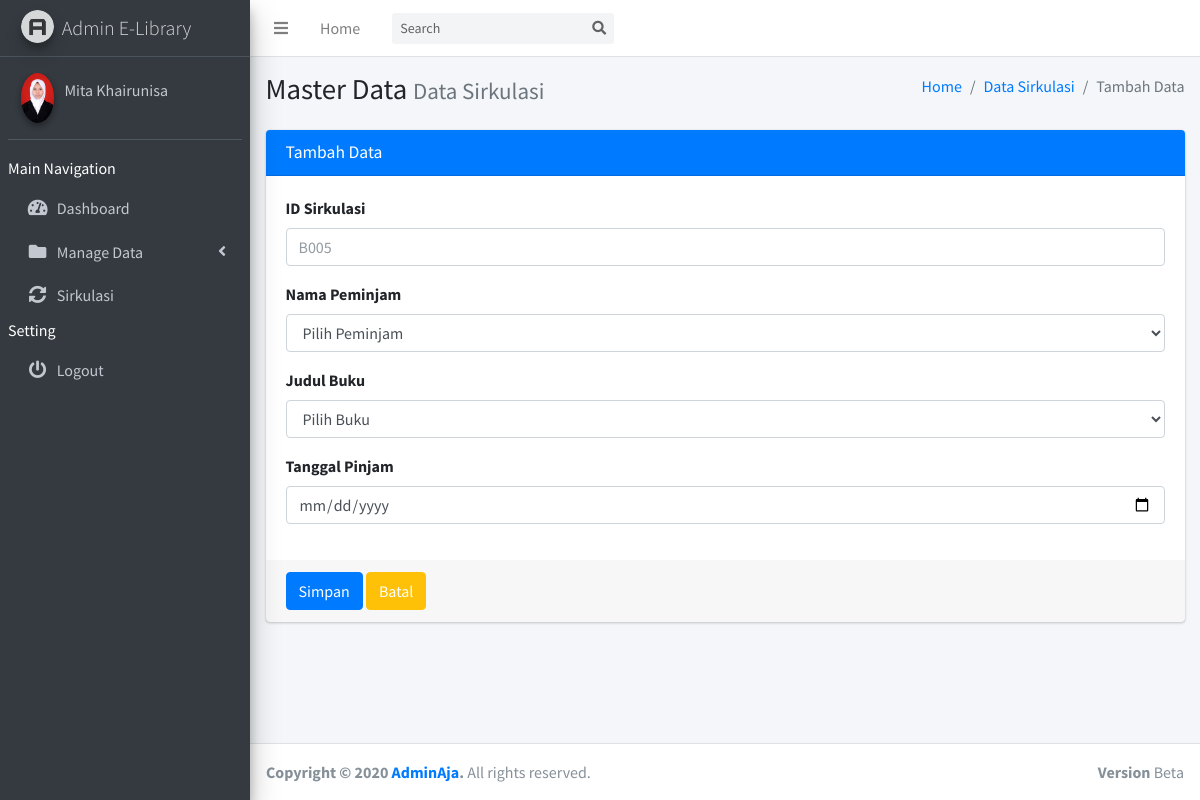
The page /public/sirkulasi/create (signed in) on the database its author committed.
### tables this page shows
CREATE TABLE `user` (
  `id_user` int(11) NOT NULL,
  `username` varchar(20) NOT NULL,
  `email` varchar(255) NOT NULL,
  `password` varchar(255) NOT NULL,
  `level` enum('superadmin','admin') NOT NULL,
  `foto` varchar(255) DEFAULT 'avatar.png'
);

### app/core/BaseController.php (called while the page is built, shortened)
<?php
class BaseController {
    public function view($view, $data = [])
    {
        require_once "../app/views/layouts/header.php";
        require_once "../app/views/{$view}.php";
        require_once "../app/views/layouts/footer.php";
    }
    public function model($model)
    {
        return new $model;
    }
}

### app/controllers/SirkulasiController.php (called while the page is built, shortened)
<?php
class SirkulasiController extends BaseController {
    public function create()
    {
        $data = [
            "page" => "",
            "data_buku" => $this->model("Buku")->getAllBooks(),
            "data_anggota" => $this->model("Anggota")->getAllMembers(),
            "auth_user" => $this->model("AuthUser")->user()
        ];
        $this->view("sirkulasi/create", $data);
    }
}

### app/core/App.php (called while the page is built, shortened)
<?php
class App {
    protected $method = "index";
    protected $params = [];
    public function __construct()
    {
        $url = $this->parseURL();
        if ( isset($url[0]) ) {
            unset($url[0]);
        }
        $this->controller = new $this->controller;
        if ( isset($url[1]) ) {
            if ( method_exists($this->controller, $url[1]) ) {
                $this->method = $url[1];
            }
        }
        call_user_func_array([$this->controller, $this->method], $this->params);
    }
    public function parseURL()
    {
        if ( isset($_GET["url"]) ) {
            $url = $_GET["url"];
            $url = rtrim($url, "/");
            $url = filter_var($url, FILTER_SANITIZE_URL);
            $url = explode("/", $url);
            return $url;
        }
    }
}

### app/init.php (called while the page is built, shortened)
<?php
require_once "../app/core/App.php";
require_once "../app/core/BaseController.php";
require_once "../app/core/Database.php";
$app = new App();

### public/index.php (called while the page is built)
<?php session_start();
require_once "../app/init.php";

### app/core/Database.php (called while the page is built, shortened)
<?php
class Database {
    protected $db_host = DB_HOST;
    protected $db_user = DB_USER;
    protected $db_pass = DB_PASS;
    protected $db_name = DB_NAME;
    protected $dbh;
    protected $stmt;
    public function __construct()
    {
        $dsn = "mysql:host={$this->db_host};dbname={$this->db_name}";
        $options = [
            PDO::ATTR_PERSISTENT => true,
            PDO::ATTR_ERRMODE => PDO::ERRMODE_EXCEPTION,
        ];
        try {
            $this->dbh = new PDO($dsn, $this->db_user, $this->db_pass, $options);
        } catch (PDOException $e) {
            die($e->getMessage());
        }
    }
    public function query($query)
    {
        $this->stmt = $this->dbh->prepare($query);
    }
    public function bind($param, $value, $type = null)
    {
        if ( is_null($type) ) {
            switch (true) {
                default:
                    $type = PDO::PARAM_STR;
            }
        }
        $this->stmt->bindValue($param, $value, $type);
    }
    public function execute()
    {
        $this->stmt->execute();
    }
    public function fetchAll()
    {
        $this->execute();
        return $this->stmt->fetchAll(PDO::FETCH_ASSOC);
    }
    public function fetch()
    {
        $this->execute();
        return $this->stmt->fetch(PDO::FETCH_ASSOC);
    }
}

### app/models/AuthUser.php (called while the page is built, shortened)
<?php
class AuthUser {
    private $table = "user";
    private $db;
    public function __construct()
    {
        $this->db = new Database();
    }
    public function user()
    {
        $id_user = $_SESSION["idu"];
        $query = "SELECT username, foto FROM {$this->table} WHERE id_user=:id_user";
        $this->db->query($query);
        $this->db->bind("id_user", $id_user);
        return $this->db->fetch();
    }
}

### app/models/Buku.php (called while the page is built, shortened)
<?php
class Buku {
    protected $table = "buku";
    protected $db;
    public function __construct()
    {
        $this->db = new Database();
    }
    public function getAllBooks()
    {
        $query = "SELECT * FROM {$this->table}";
        $this->db->query($query);
        return $this->db->fetchAll();
    }
}

### app/models/Anggota.php (called while the page is built, shortened)
<?php
class Anggota {
    protected $table = "anggota";
    protected $db;
    public function __construct()
    {
        $this->db = new Database();
    }
    public function getAllMembers()
    {
        $query = "SELECT * FROM {$this->table}";
        $this->db->query($query);
        return $this->db->fetchAll();
    }
}

### app/views/sirkulasi/create.php (the view, shortened to what this page needs)
<div class="content-wrapper">
    <section class="content-header">
        <div class="container-fluid">
            <div class="row mb-2">
                <div class="col-sm-6">
                    <h1>Master Data <small class="text-muted">Data Sirkulasi</small></h1>
                </div>
                <div class="col-sm-6">
                    <ol class="breadcrumb float-sm-right">
                        <li class="breadcrumb-item"><a href="<?= BASEURL ?>/">Home</a></li>
                        <li class="breadcrumb-item"><a href="<?= BASEURL ?>/sirkulasi">Data Sirkulasi</a></li>
                        <li class="breadcrumb-item active">Tambah Data</li>
                    </ol>
                </div>
            </div>
        </div>
    </section>
    <section class="content">
        <div class="container-fluid">
            <div class="row">
                <div class="col-md-12">
                    <div class="card card-primary">
                        <div class="card-header">
                            <h3 class="card-title">Tambah Data</h3>
                        </div>
                        <form role="form" action="<?= BASEURL ?>/sirkulasi/store" method="POST">
                            <div class="card-body">
                                <div class="form-group">
                                    <label for="id_sirkulasi">ID Sirkulasi</label>
                                    <input type="text" class="form-control" name="id_sirkulasi" id="id_sirkulasi" placeholder="B005">
                                </div>
                                <div class="form-group">
                                    <label for="nama">Nama Peminjam</label>
                                    <select class="form-control" id="nama" name="id_anggota">
                                        <option value="" disabled selected hidden>Pilih Peminjam</option>
                                    </select>
                                </div>
                                <div class="form-group">
                                    <label for="buku">Judul Buku</label>
                                    <select class="form-control" id="buku" name="id_buku">
                                        <option value="" disabled selected hidden>Pilih Buku</option>
                                    </select>
                                </div>
                                <div class="form-group">
                                    <label for="tanggal_pinjam">Tanggal Pinjam</label>
                                    <input type="date" name="tanggal_pinjam" id="tanggal_pinjam" class="form-control">
                                </div>
                            </div>
                            <div class="card-footer">
                                <button type="submit" class="btn btn-primary">Simpan</button>
                                <a href="<?= BASEURL ?>/sirkulasi" class="btn btn-warning text-white">Batal</a>
                            </div>
                        </form>
                    </div>
                </div>
            </div>
        </div>
    </section>
</div>

### app/views/layouts/header.php (shortened to what this page needs)
<!DOCTYPE html>
<html>
<head>
  <link rel="stylesheet" href="<?= BASEURL ?>/AdminLTE-3.0.5/plugins/fontawesome-free/css/all.min.css">
  <link rel="stylesheet" href="https://code.ionicframework.com/ionicons/2.0.1/css/ionicons.min.css">
  <link rel="stylesheet" href="<?= BASEURL ?>/AdminLTE-3.0.5/dist/css/adminlte.min.css">
</head>
<body class="hold-transition sidebar-mini">
<div class="wrapper">
  <nav class="main-header navbar navbar-expand navbar-white navbar-light">
    <ul class="navbar-nav">
      <li class="nav-item">
        <a class="nav-link" data-widget="pushmenu" href="#" role="button"><i class="fas fa-bars"></i></a>
      </li>
      <li class="nav-item d-none d-sm-inline-block">
        <a href="<?= BASEURL ?>/" class="nav-link">Home</a>
      </li>
    </ul>
    <form class="form-inline ml-3">
      <div class="input-group input-group-sm">
        <input class="form-control form-control-navbar" type="search" placeholder="Search" aria-label="Search">
        <div class="input-group-append">
          <button class="btn btn-navbar" type="submit">
            <i class="fas fa-search"></i>
          </button>
        </div>
      </div>
    </form>
  </nav>
  <aside class="main-sidebar sidebar-dark-primary elevation-4">
    <a href="<?= BASEURL ?>/" class="brand-link">
      <img src="<?= BASEURL ?>/AdminLTE-3.0.5/dist/img/AdminLTELogo.png"
           alt="AdminLTE Logo"
           class="brand-image img-circle elevation-3"
           style="opacity: .8">
      <span class="brand-text font-weight-light">Admin E-Library</span>
    </a>
    <div class="sidebar">
      <div class="user-panel mt-3 pb-3 mb-3 d-flex">
        <div class="image">
          <img style="object-fit: cover;" class="img-circle elevation-2"
            src="<?= BASEURL ?>/img/<?= $data["auth_user"]["foto"] == "avatar.png" ? "{$data["auth_user"]['foto']}" : "uploaded/{$data["auth_user"]['foto']}" ?>"
            width="50" height="50">
        </div>
        <div class="info">
          <a href="#" class="d-block"><?= $data["auth_user"]["username"] ?></a>
        </div>
      </div>
      <nav class="mt-2">
        <ul class="nav nav-pills nav-sidebar flex-column" data-widget="treeview" role="menu" data-accordion="false">
          <label for="" class="font-weight-normal bg-dark">Main Navigation</label>
          <li class="nav-item" id="dashboardLink">
            <a href="<?= BASEURL ?>/" class="nav-link">
              <i class="nav-icon fas fa-tachometer-alt"></i>
              <p>
                Dashboard
              </p>
            </a>
          </li>
          <li class="nav-item has-treeview" id="manageDataLink">
            <a href="#" class="nav-link">
              <i class="nav-icon fas fa-folder"></i>
              <p>
                Manage Data
                <i class="right fas fa-angle-left"></i>
              </p>
            </a>
          </li>
          <li class="nav-item" id="sirkulasiLink">
            <a href="<?= BASEURL ?>/sirkulasi" class="nav-link">
              <i class="nav-icon fas fa-sync-alt"></i>
              <p>
                Sirkulasi
              </p>
            </a>
          </li>
          <label for="" class="font-weight-normal bg-dark">Setting</label>
          <li class="nav-item">
            <a href="<?= BASEURL ?>/logout" class="nav-link">
              <i class="nav-icon fas fa-power-off"></i>
              <p>
                Logout
              </p>
            </a>
          </li>
        </ul>
      </nav>
    </div>
  </aside>

### rows shown on the page
user: foto (picture), username "Mita Khairunisa"
